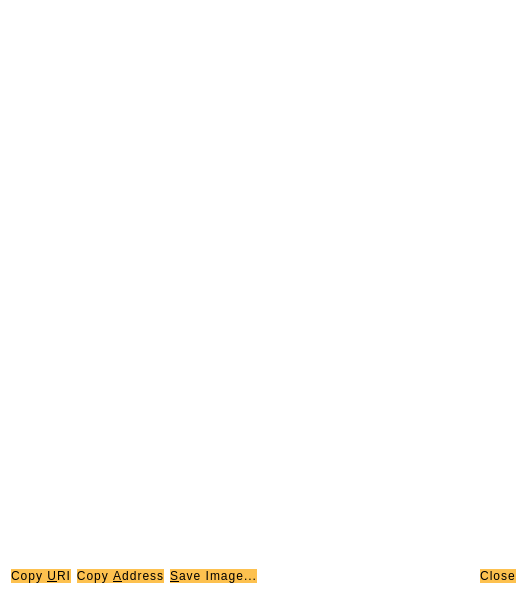
<?xml version="1.0" encoding="UTF-8"?>
<ui version="4.0">
 <class>ReceiveRequestDialog</class>
 <widget class="QDialog" name="ReceiveRequestDialog">
  <property name="geometry">
   <rect>
    <x>0</x>
    <y>0</y>
    <width>527</width>
    <height>597</height>
   </rect>
  </property>
  <property name="styleSheet">
   <string notr="true">QDialog {
  background-color: transparent;
  color: #050044;
  border:0;
}
QValidatedLineEdit,
QLineEdit,
QTextEdit {
  font-size: 12px;
  min-height: 25px;
  outline: 0;
  padding: 3px;
  border: 1px;
  color: #333;
 background-color: #ffffff;
  border-radius: 15px;
}

QValidatedLineEdit: !focus {
  color: #333;
  background-color: #e7e7e7;
}
QValueComboBox {
  padding: 3px 5px 3px 5px;
  background: #fcfcfc;
  font-size: 12px;
  min-height: 25px;
  outline: 0;
  padding: 3px;
  border: 0px;
  color: #333;
  background-color: #f2f2f2;
  border-radius: 10px;
}

QValueComboBox: !focus {
  color: #5c4c7c;
  background-color: #e7e7e7;
}
QLineEdit: !focus {
  color: #333;
  background-color: #e7e7e7;
}

QTextEdit: !focus {
  color: #333;
  background-color: #e7e7e7;
}

/* .QValidatedLineEdit:checked, .QLineEdit:checked */

QValidatedLineEdit:disabled,
.QLineEdit:disabled,
.QTextEdit:disabled {
  color: #333;
  background-color: #f2f2f2;
}

.QPlainTextEdit {
  background-color: #f2f2f2;
}
</string>
  </property>
  <layout class="QVBoxLayout" name="verticalLayout_3">
   <item>
    <widget class="QRImageWidget" name="lblQRCode">
     <property name="sizePolicy">
      <sizepolicy hsizetype="Expanding" vsizetype="Fixed">
       <horstretch>0</horstretch>
       <verstretch>0</verstretch>
      </sizepolicy>
     </property>
     <property name="minimumSize">
      <size>
       <width>300</width>
       <height>300</height>
      </size>
     </property>
     <property name="toolTip">
      <string>QR Code</string>
     </property>
     <property name="textFormat">
      <enum>Qt::PlainText</enum>
     </property>
     <property name="alignment">
      <set>Qt::AlignCenter</set>
     </property>
     <property name="wordWrap">
      <bool>true</bool>
     </property>
    </widget>
   </item>
   <item>
    <widget class="QTextEdit" name="outUri">
     <property name="sizePolicy">
      <sizepolicy hsizetype="Expanding" vsizetype="Expanding">
       <horstretch>0</horstretch>
       <verstretch>0</verstretch>
      </sizepolicy>
     </property>
     <property name="minimumSize">
      <size>
       <width>0</width>
       <height>31</height>
      </size>
     </property>
     <property name="frameShape">
      <enum>QFrame::NoFrame</enum>
     </property>
     <property name="frameShadow">
      <enum>QFrame::Plain</enum>
     </property>
     <property name="tabChangesFocus">
      <bool>true</bool>
     </property>
     <property name="textInteractionFlags">
      <set>Qt::TextSelectableByKeyboard|Qt::TextSelectableByMouse</set>
     </property>
    </widget>
   </item>
   <item>
    <layout class="QHBoxLayout" name="horizontalLayout">
     <item>
      <widget class="QPushButton" name="btnCopyURI">
       <property name="styleSheet">
        <string notr="true">QDialogButtonBox,
QPushButton {
  background-color: #fdc14f;
  padding: 0.85em 2em;
  letter-spacing: 1px;
  color: #000000;
  font-size: 12px;
  border-radius: 20px;
}
QPushButton:hover {
  background-color: #fb9803;
}
QPushButton:focus {
  border: none;
  outline: none;
}
QPushButton:pressed {
  border: 1px solid #ff7300;
}

QPushButton:disabled {
  border: 1px solid #aaaaaa;
  background-color: #bbbbbb;
}</string>
       </property>
       <property name="text">
        <string>Copy &amp;URI</string>
       </property>
       <property name="autoDefault">
        <bool>false</bool>
       </property>
      </widget>
     </item>
     <item>
      <widget class="QPushButton" name="btnCopyAddress">
       <property name="styleSheet">
        <string notr="true">QDialogButtonBox,
QPushButton {
  background-color: #fdc14f;
  padding: 0.85em 2em;
  letter-spacing: 1px;
  color: #000000;
  font-size: 12px;
  border-radius: 20px;
}
QPushButton:hover {
  background-color: #fb9803;
}
QPushButton:focus {
  border: none;
  outline: none;
}
QPushButton:pressed {
  border: 1px solid #ff7300;
}

QPushButton:disabled {
  border: 1px solid #aaaaaa;
  background-color: #bbbbbb;
}</string>
       </property>
       <property name="text">
        <string>Copy &amp;Address</string>
       </property>
       <property name="autoDefault">
        <bool>false</bool>
       </property>
      </widget>
     </item>
     <item>
      <widget class="QPushButton" name="btnSaveAs">
       <property name="styleSheet">
        <string notr="true">QDialogButtonBox,
QPushButton {
  background-color: #fdc14f;
  padding: 0.85em 2em;
  letter-spacing: 1px;
  color: #000000;
  font-size: 12px;
  border-radius: 20px;
}
QPushButton:hover {
  background-color: #fb9803;
}
QPushButton:focus {
  border: none;
  outline: none;
}
QPushButton:pressed {
  border: 1px solid #ff7300;
}

QPushButton:disabled {
  border: 1px solid #aaaaaa;
  background-color: #bbbbbb;
}</string>
       </property>
       <property name="text">
        <string>&amp;Save Image...</string>
       </property>
       <property name="autoDefault">
        <bool>false</bool>
       </property>
      </widget>
     </item>
     <item>
      <spacer name="horizontalSpacer_2">
       <property name="orientation">
        <enum>Qt::Horizontal</enum>
       </property>
       <property name="sizeHint" stdset="0">
        <size>
         <width>40</width>
         <height>20</height>
        </size>
       </property>
      </spacer>
     </item>
     <item>
      <widget class="QDialogButtonBox" name="buttonBox">
       <property name="styleSheet">
        <string notr="true">QDialogButtonBox,
QPushButton {
  background-color: #fdc14f;
  padding: 0.85em 2em;
  letter-spacing: 1px;
  color: #000000;
  font-size: 12px;
  border-radius: 20px;
}
QPushButton:hover {
  background-color: #fb9803;
}
QPushButton:focus {
  border: none;
  outline: none;
}
QPushButton:pressed {
  border: 1px solid #ff7300;
}

QPushButton:disabled {
  border: 1px solid #aaaaaa;
  background-color: #bbbbbb;
}</string>
       </property>
       <property name="standardButtons">
        <set>QDialogButtonBox::Close</set>
       </property>
      </widget>
     </item>
    </layout>
   </item>
  </layout>
 </widget>
 <customwidgets>
  <customwidget>
   <class>QRImageWidget</class>
   <extends>QLabel</extends>
   <header>receiverequestdialog.h</header>
  </customwidget>
 </customwidgets>
 <resources/>
 <connections>
  <connection>
   <sender>buttonBox</sender>
   <signal>rejected()</signal>
   <receiver>ReceiveRequestDialog</receiver>
   <slot>reject()</slot>
   <hints>
    <hint type="sourcelabel">
     <x>452</x>
     <y>573</y>
    </hint>
    <hint type="destinationlabel">
     <x>243</x>
     <y>298</y>
    </hint>
   </hints>
  </connection>
  <connection>
   <sender>buttonBox</sender>
   <signal>accepted()</signal>
   <receiver>ReceiveRequestDialog</receiver>
   <slot>accept()</slot>
   <hints>
    <hint type="sourcelabel">
     <x>452</x>
     <y>573</y>
    </hint>
    <hint type="destinationlabel">
     <x>243</x>
     <y>298</y>
    </hint>
   </hints>
  </connection>
 </connections>
</ui>
